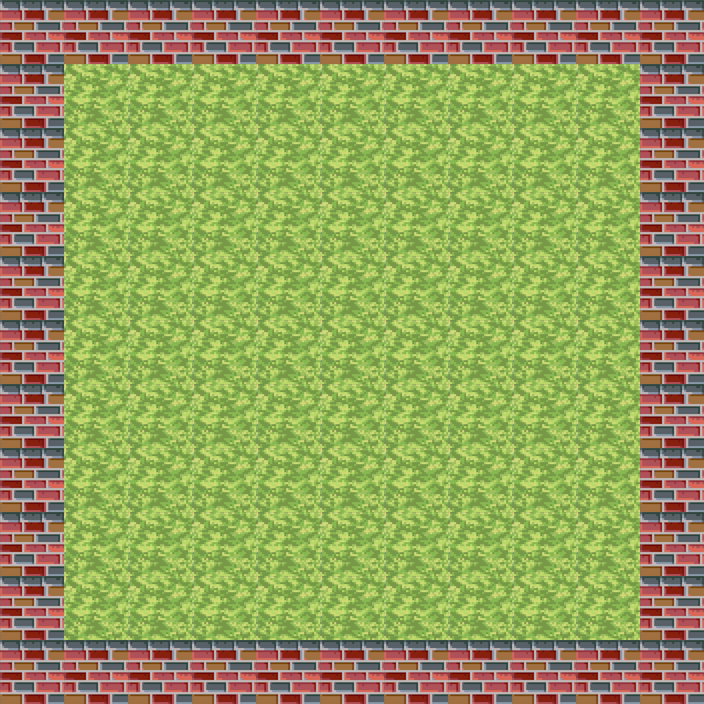

The image is a tile-based game level rendered from a .tmx file. Its description and complete source (layers, tilesets, objects, tile grids) follow:
An orthogonal 11x11 tile map with 64x64 px tiles, 1 tile layer (background).

<map version="1.10" tiledversion="1.10.3" orientation="orthogonal" renderorder="right-down" width="11" height="11" tilewidth="64" tileheight="64" infinite="0" nextlayerid="3" nextobjectid="1">
 <tileset firstgid="1" source="blocs.tsx" />
 <layer id="1" name="background" width="11" height="11">
  <data encoding="csv">
1,1,1,1,1,1,1,1,1,1,1,
1,3,3,3,3,3,3,3,3,3,1,
1,3,3,3,3,3,3,3,3,3,1,
1,3,3,3,3,3,3,3,3,3,1,
1,3,3,3,3,3,3,3,3,3,1,
1,3,3,3,3,3,3,3,3,3,1,
1,3,3,3,3,3,3,3,3,3,1,
1,3,3,3,3,3,3,3,3,3,1,
1,3,3,3,3,3,3,3,3,3,1,
1,3,3,3,3,3,3,3,3,3,1,
1,1,1,1,1,1,1,1,1,1,1
</data>
 </layer>
</map>